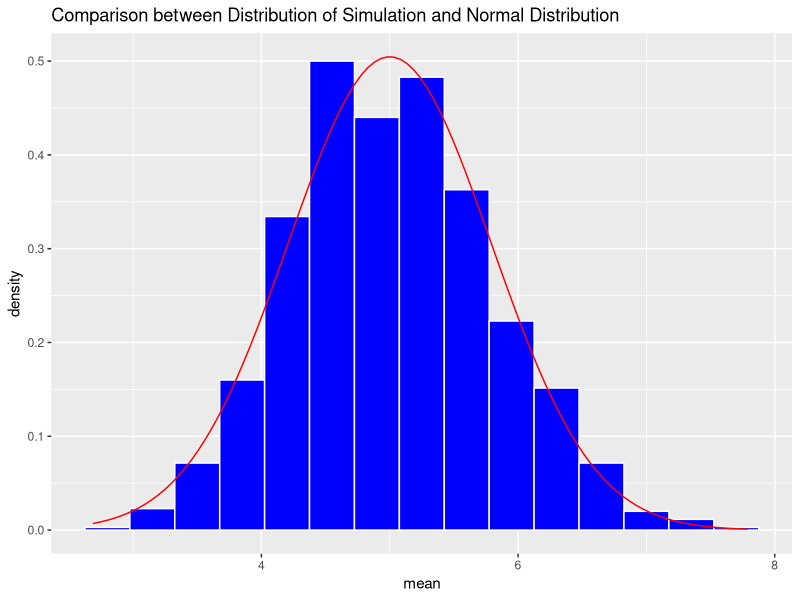
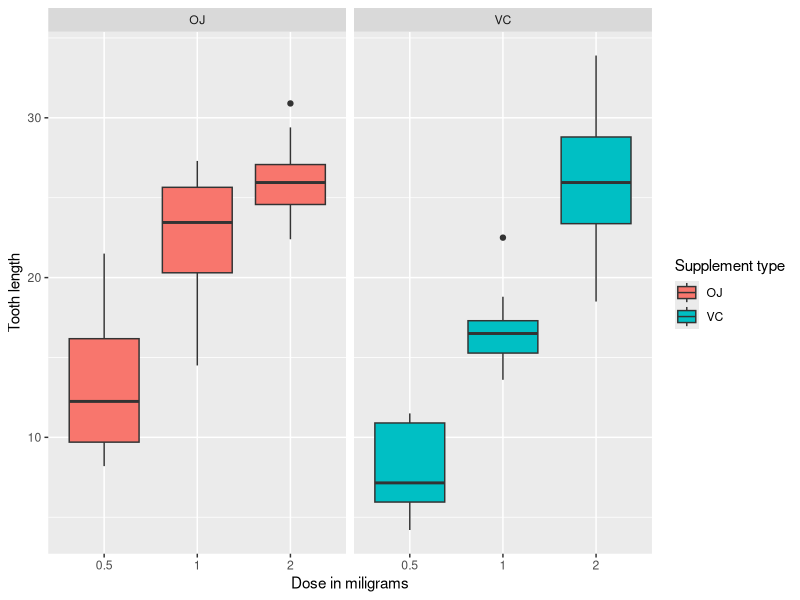

Recreate these plots in R, in order. (Note: this script raises an error after producing the figures.)
set.seed(111)
#par(mfrow=c(1,2))
#hist(rexp(1000))

exp_sample_mean = NULL
for(i in 1:1000) exp_sample_mean = c(exp_sample_mean, mean(rexp(40, rate=0.2)))
#hist(me)

set.seed(111)
sample_size <- 40
lambda <- 0.2
exp_sample_means = NULL
for(i in 1:1000) exp_sample_means = c(exp_sample_means, mean(rexp(sample_size, rate=lambda)))
mean(exp_sample_means)

require(ggplot2)
sample_df <- as.data.frame(exp_sample_means)
g <- ggplot(sample_df, aes(x=exp_sample_means))
g <- g + geom_histogram(aes(y = ..density..), binwidth=0.35, fill='blue', color='white')
g <- g + stat_function(fun = dnorm, args=list(mean=1/lambda, sd=(1/lambda)/sqrt(sample_size)), bin_width=0.5, color='red')
g <- g + ggtitle("Comparison between Distribution of Simulation and Normal Distribution")
g <- g + xlab("mean") + ylab("density")
#g <- g + geom_vline(xintercept = mean(exp_sample_means), color='green')
#g <- g + geom_vline(xintercept = 1/lambda, color='purple')
g

require(datasets)
?ToothGrowth
#str(ToothGrowth)
summary(ToothGrowth)

table(ToothGrowth$supp, ToothGrowth$dose)

g2 <- ggplot(data=ToothGrowth, aes(x=as.factor(dose), y=len, fill=supp)) 
g2 <- g2 + geom_boxplot()
g2 <- g2 + facet_grid(. ~ supp) 
g2 <- g2 + xlab("Dose in miligrams") + ylab("Tooth length") 
g2 <- g2 + guides(fill = guide_legend(title ="Supplement type"))
g2

#t1 <- t.test(len~supp, paired = FALSE, var.equal = TRUE, data=ToothGrowth)
t1 <- t.test(len~supp, paired = FALSE, data=ToothGrowth)
t1


ToothGrowth.05 <- ToothGrowth[ToothGrowth$dose == 0.5, "len"]
ToothGrowth.10 <- ToothGrowth[ToothGrowth$dose == 1.0, "len"]
ToothGrowth.20 <- ToothGrowth[ToothGrowth$dose == 2.0, "len"]

t.05.10 <- t.test(ToothGrowth.05, ToothGrowth.10, paired = FALSE, var.equal = TRUE)

t.10.20 <- t.test(ToothGrowth.10, ToothGrowth.20, paired = FALSE, var.equal = TRUE)

t.05.20 <- t.test(ToothGrowth.05, ToothGrowth.20, paired = FALSE, var.equal = TRUE)

t.05.10
t.10.20
t.05.20

ToothGrowth.05.VC <- ToothGrowth[ToothGrowth$dose == 0.5 & ToothGrowth$supp == "VC", "len"]
ToothGrowth.05.OJ <- ToothGrowth[ToothGrowth$dose == 0.5 & ToothGrowth$supp == "OJ", "len"]
ToothGrowth.10.VC <- ToothGrowth[ToothGrowth$dose == 1.0 & ToothGrowth$supp == "VC", "len"]
ToothGrowth.10.OJ <- ToothGrowth[ToothGrowth$dose == 1.0 & ToothGrowth$supp == "OJ", "len"]
ToothGrowth.20.VC <- ToothGrowth[ToothGrowth$dose == 2.0 & ToothGrowth$supp == "VC", "len"]
ToothGrowth.20.OJ <- ToothGrowth[ToothGrowth$dose == 2.0 & ToothGrowth$supp == "OJ", "len"]

t.05 <- t.test(ToothGrowth.05.VC, ToothGrowth.05.OJ, paired = FALSE)
t.10 <- t.test(ToothGrowth.10.VC, ToothGrowth.10.OJ, paired = FALSE)
t.20 <- t.test(ToothGrowth.20.VC, ToothGrowth.20.OJ, paired = FALSE)